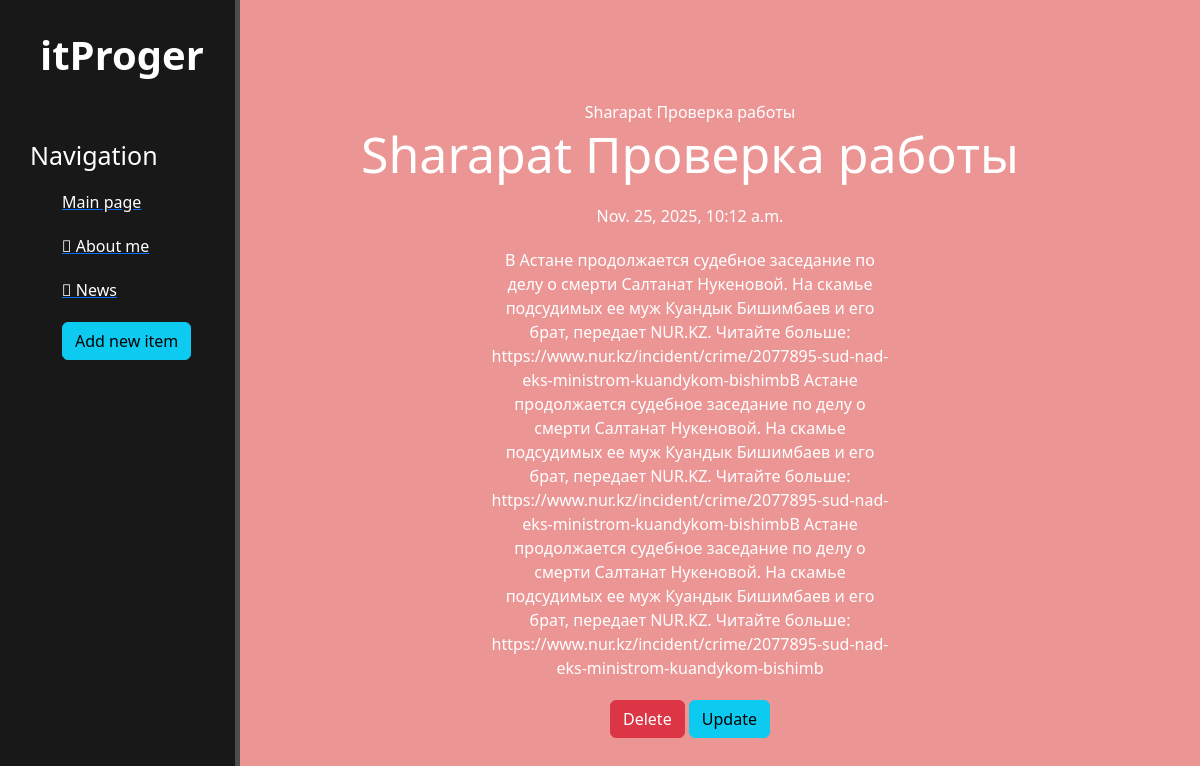
/news/5, run on the app's committed database.
### news/models.py (models this page shows, shortened)
class Articles(models.Model):
    title = models.CharField('Title', max_length=50)
    anons = models.CharField('Anons', max_length=250)
    content = models.TextField('Content')
    date = models.DateTimeField('Date published')
    def __str__(self):
        return self.title
    class Meta:
        verbose_name = 'Новости'
        verbose_name_plural = 'Новость'

### news/views.py (the view)
# urls.py: path('<int:pk>', views.NewsDetailView.as_view(), name='news-detail'),
class NewsDetailView(DetailView):
    model = Articles
    template_name = 'news/detail_view.html'
    context_object_name = 'article'

### news/templates/news/detail_view.html (shortened to what this page needs)
{% extends 'main/layout.html' %}
{% block content %}
<div class="features">
    {{article}}
    <h1>{{ article.title }}</h1>
    <p>{{ article.date }}</p>
    <p>{{ article.content }}</p>
    <a href="{% url 'news-delete' article.id %}" class="btn btn-danger">Delete</a>
    <a href="{% url 'news-update' article.id %}" class="btn btn-info">Update</a>
</div>
{% endblock %}

### main/static/main/css/main.css (style rules this page uses)
body { background: #ec9595; }
.features { float: left; color: #ffffff; margin-top: 100px; text-align: center; width: 75%; }
.features h1 { font-size: 50px; }
.features p { max-width: 400px; margin: 20px auto; }

### data on the page
Articles: title "Sharapat Проверка работы", date "Nov. 25, 2025, 10:12 a.m.", content "В Астане продолжается судебное заседание по делу о смерти Салтанат Нукеновой. На скамье подсудимых ее муж Куандык Бишимбаев и его брат, передает NUR.KZ. Читайте больше: https://www.nur.kz/incident/crime/2077895-sud-nad-eks-ministrom-kuandykom-bishimbВ Астане продолжается судебное заседание по делу о смерти Салтанат Нукеновой. На скамье подсудимых ее муж Куандык Бишимбаев и его брат, передает NUR.KZ. Читайте больше: https://www.nur.kz/incident/crime/2077895-sud-nad-eks-ministrom-kuandykom-bishimbВ Астане продолжается судебное заседание по делу о смерти Салтанат Нукеновой. На скамье подсудимых ее муж Куандык Бишимбаев и его брат, передает NUR.KZ. Читайте больше:…"
